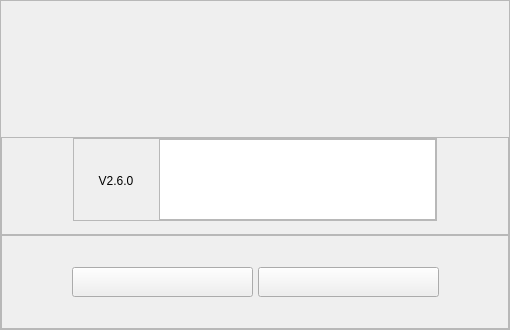
<?xml version="1.0" encoding="UTF-8"?>
<ui version="4.0">
 <class>HZStartUpdate</class>
 <widget class="QFrame" name="HZStartUpdate">
  <property name="geometry">
   <rect>
    <x>0</x>
    <y>0</y>
    <width>510</width>
    <height>330</height>
   </rect>
  </property>
  <property name="sizePolicy">
   <sizepolicy hsizetype="Fixed" vsizetype="Fixed">
    <horstretch>0</horstretch>
    <verstretch>0</verstretch>
   </sizepolicy>
  </property>
  <property name="minimumSize">
   <size>
    <width>510</width>
    <height>330</height>
   </size>
  </property>
  <property name="maximumSize">
   <size>
    <width>510</width>
    <height>330</height>
   </size>
  </property>
  <property name="windowTitle">
   <string>Frame</string>
  </property>
  <property name="styleSheet">
   <string notr="true"/>
  </property>
  <property name="frameShape">
   <enum>QFrame::StyledPanel</enum>
  </property>
  <property name="frameShadow">
   <enum>QFrame::Raised</enum>
  </property>
  <layout class="QGridLayout" name="gridLayout_2">
   <property name="leftMargin">
    <number>0</number>
   </property>
   <property name="topMargin">
    <number>0</number>
   </property>
   <property name="rightMargin">
    <number>0</number>
   </property>
   <property name="bottomMargin">
    <number>0</number>
   </property>
   <property name="spacing">
    <number>0</number>
   </property>
   <item row="0" column="0">
    <layout class="QVBoxLayout" name="verticalLayout_4">
     <property name="spacing">
      <number>0</number>
     </property>
     <item>
      <spacer name="verticalSpacer">
       <property name="orientation">
        <enum>Qt::Vertical</enum>
       </property>
       <property name="sizeType">
        <enum>QSizePolicy::Fixed</enum>
       </property>
       <property name="sizeHint" stdset="0">
        <size>
         <width>20</width>
         <height>136</height>
        </size>
       </property>
      </spacer>
     </item>
     <item>
      <layout class="QVBoxLayout" name="verticalLayout" stretch="0,2">
       <item>
        <widget class="QFrame" name="frame_start_up">
         <property name="frameShape">
          <enum>QFrame::StyledPanel</enum>
         </property>
         <property name="frameShadow">
          <enum>QFrame::Raised</enum>
         </property>
         <layout class="QGridLayout" name="gridLayout_5">
          <property name="leftMargin">
           <number>0</number>
          </property>
          <property name="topMargin">
           <number>0</number>
          </property>
          <property name="rightMargin">
           <number>0</number>
          </property>
          <property name="bottomMargin">
           <number>0</number>
          </property>
          <property name="spacing">
           <number>0</number>
          </property>
          <item row="0" column="0">
           <layout class="QVBoxLayout" name="verticalLayout_5">
            <item>
             <widget class="QFrame" name="frameMsgBox">
              <layout class="QGridLayout" name="gridLayout_7">
               <property name="leftMargin">
                <number>0</number>
               </property>
               <property name="topMargin">
                <number>0</number>
               </property>
               <property name="rightMargin">
                <number>0</number>
               </property>
               <property name="bottomMargin">
                <number>0</number>
               </property>
               <property name="spacing">
                <number>0</number>
               </property>
               <item row="0" column="0">
                <layout class="QHBoxLayout" name="horizontalLayout_5">
                 <property name="spacing">
                  <number>0</number>
                 </property>
                 <item>
                  <spacer name="horizontalSpacer_2">
                   <property name="orientation">
                    <enum>Qt::Horizontal</enum>
                   </property>
                   <property name="sizeType">
                    <enum>QSizePolicy::Fixed</enum>
                   </property>
                   <property name="sizeHint" stdset="0">
                    <size>
                     <width>54</width>
                     <height>20</height>
                    </size>
                   </property>
                  </spacer>
                 </item>
                 <item>
                  <widget class="QFrame" name="frame_200">
                   <layout class="QGridLayout" name="gridLayout_3">
                    <property name="leftMargin">
                     <number>0</number>
                    </property>
                    <property name="topMargin">
                     <number>0</number>
                    </property>
                    <property name="rightMargin">
                     <number>0</number>
                    </property>
                    <property name="bottomMargin">
                     <number>0</number>
                    </property>
                    <item row="0" column="0">
                     <widget class="QFrame" name="frameUpdateTips">
                      <property name="sizePolicy">
                       <sizepolicy hsizetype="Fixed" vsizetype="Fixed">
                        <horstretch>0</horstretch>
                        <verstretch>0</verstretch>
                       </sizepolicy>
                      </property>
                      <property name="minimumSize">
                       <size>
                        <width>364</width>
                        <height>83</height>
                       </size>
                      </property>
                      <property name="maximumSize">
                       <size>
                        <width>364</width>
                        <height>83</height>
                       </size>
                      </property>
                      <property name="frameShape">
                       <enum>QFrame::StyledPanel</enum>
                      </property>
                      <property name="frameShadow">
                       <enum>QFrame::Raised</enum>
                      </property>
                      <layout class="QGridLayout" name="gridLayout_4">
                       <property name="leftMargin">
                        <number>0</number>
                       </property>
                       <property name="topMargin">
                        <number>0</number>
                       </property>
                       <property name="rightMargin">
                        <number>0</number>
                       </property>
                       <property name="bottomMargin">
                        <number>0</number>
                       </property>
                       <property name="spacing">
                        <number>0</number>
                       </property>
                       <item row="0" column="0">
                        <widget class="QLabel" name="lab_start_version">
                         <property name="sizePolicy">
                          <sizepolicy hsizetype="Minimum" vsizetype="Minimum">
                           <horstretch>0</horstretch>
                           <verstretch>0</verstretch>
                          </sizepolicy>
                         </property>
                         <property name="minimumSize">
                          <size>
                           <width>84</width>
                           <height>83</height>
                          </size>
                         </property>
                         <property name="text">
                          <string>V2.6.0</string>
                         </property>
                         <property name="alignment">
                          <set>Qt::AlignCenter</set>
                         </property>
                        </widget>
                       </item>
                       <item row="0" column="2">
                        <layout class="QVBoxLayout" name="verticalLayout_2">
                         <property name="spacing">
                          <number>0</number>
                         </property>
                         <item>
                          <widget class="QTextBrowser" name="tb_start_msg"/>
                         </item>
                        </layout>
                       </item>
                       <item row="0" column="1">
                        <widget class="QLabel" name="lab_start_midline">
                         <property name="sizePolicy">
                          <sizepolicy hsizetype="Fixed" vsizetype="Fixed">
                           <horstretch>0</horstretch>
                           <verstretch>0</verstretch>
                          </sizepolicy>
                         </property>
                         <property name="minimumSize">
                          <size>
                           <width>1</width>
                           <height>34</height>
                          </size>
                         </property>
                         <property name="maximumSize">
                          <size>
                           <width>1</width>
                           <height>34</height>
                          </size>
                         </property>
                         <property name="text">
                          <string/>
                         </property>
                        </widget>
                       </item>
                      </layout>
                     </widget>
                    </item>
                   </layout>
                  </widget>
                 </item>
                 <item>
                  <spacer name="horizontalSpacer_3">
                   <property name="orientation">
                    <enum>Qt::Horizontal</enum>
                   </property>
                   <property name="sizeType">
                    <enum>QSizePolicy::Fixed</enum>
                   </property>
                   <property name="sizeHint" stdset="0">
                    <size>
                     <width>54</width>
                     <height>20</height>
                    </size>
                   </property>
                  </spacer>
                 </item>
                </layout>
               </item>
              </layout>
             </widget>
            </item>
            <item>
             <spacer name="verticalSpacer_3">
              <property name="orientation">
               <enum>Qt::Vertical</enum>
              </property>
              <property name="sizeHint" stdset="0">
               <size>
                <width>20</width>
                <height>13</height>
               </size>
              </property>
             </spacer>
            </item>
           </layout>
          </item>
         </layout>
        </widget>
       </item>
       <item>
        <widget class="QFrame" name="frame_start_down">
         <property name="frameShape">
          <enum>QFrame::StyledPanel</enum>
         </property>
         <property name="frameShadow">
          <enum>QFrame::Raised</enum>
         </property>
         <layout class="QGridLayout" name="gridLayout">
          <item row="0" column="0">
           <layout class="QHBoxLayout" name="horizontalLayout">
            <property name="spacing">
             <number>5</number>
            </property>
            <item>
             <spacer name="horizontalSpacer_4">
              <property name="orientation">
               <enum>Qt::Horizontal</enum>
              </property>
              <property name="sizeHint" stdset="0">
               <size>
                <width>40</width>
                <height>20</height>
               </size>
              </property>
             </spacer>
            </item>
            <item>
             <widget class="QPushButton" name="btn_start_left">
              <property name="minimumSize">
               <size>
                <width>181</width>
                <height>30</height>
               </size>
              </property>
              <property name="maximumSize">
               <size>
                <width>181</width>
                <height>30</height>
               </size>
              </property>
              <property name="text">
               <string/>
              </property>
             </widget>
            </item>
            <item>
             <widget class="QPushButton" name="btn_start_right">
              <property name="minimumSize">
               <size>
                <width>181</width>
                <height>30</height>
               </size>
              </property>
              <property name="maximumSize">
               <size>
                <width>181</width>
                <height>30</height>
               </size>
              </property>
              <property name="text">
               <string/>
              </property>
             </widget>
            </item>
            <item>
             <spacer name="horizontalSpacer_5">
              <property name="orientation">
               <enum>Qt::Horizontal</enum>
              </property>
              <property name="sizeHint" stdset="0">
               <size>
                <width>40</width>
                <height>20</height>
               </size>
              </property>
             </spacer>
            </item>
           </layout>
          </item>
         </layout>
        </widget>
       </item>
      </layout>
     </item>
    </layout>
   </item>
  </layout>
 </widget>
 <resources/>
 <connections/>
</ui>
